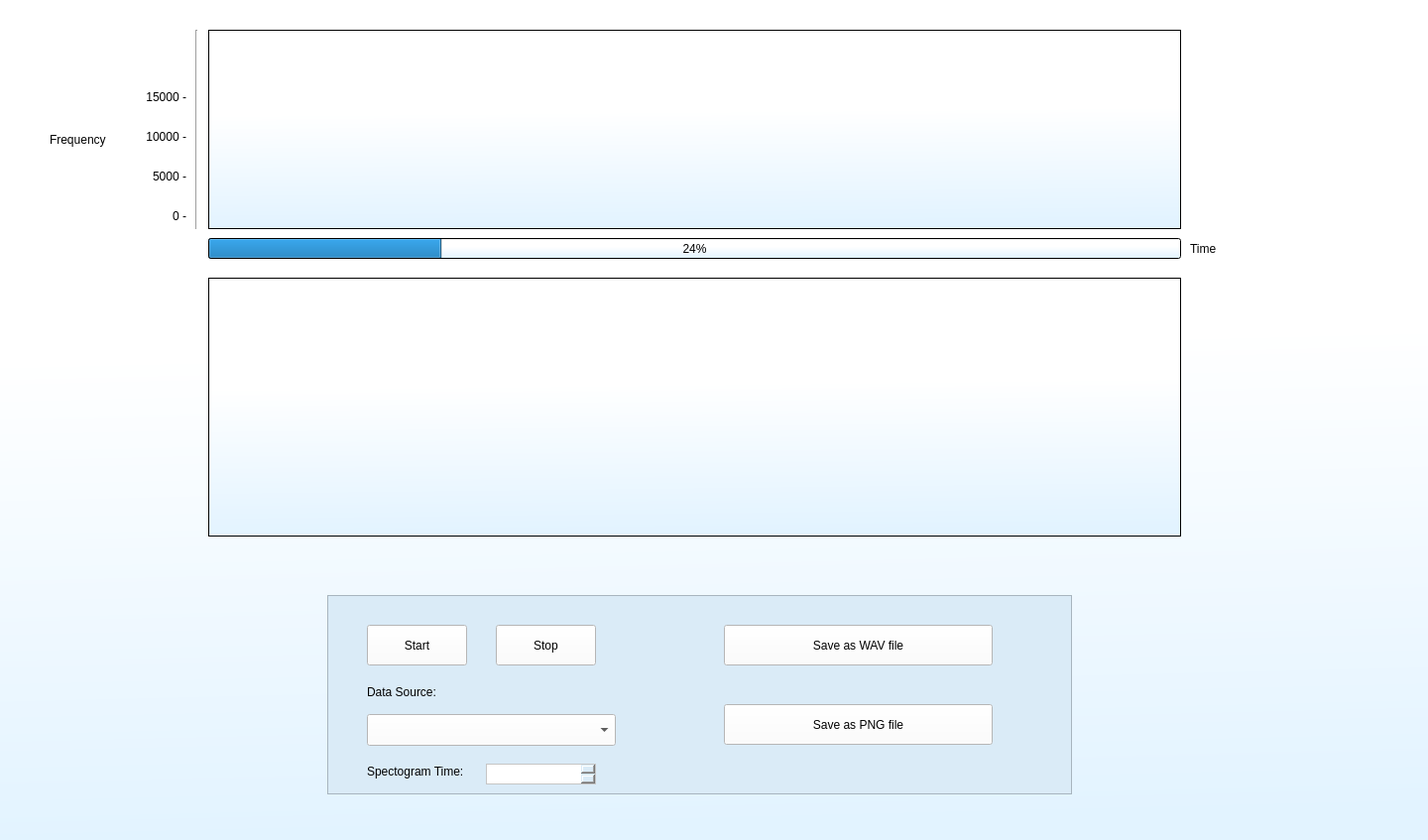
<?xml version="1.0" encoding="UTF-8"?>
<ui version="4.0">
 <class>liveAudio</class>
 <widget class="QWidget" name="liveAudio">
  <property name="geometry">
   <rect>
    <x>0</x>
    <y>0</y>
    <width>1440</width>
    <height>847</height>
   </rect>
  </property>
  <property name="windowTitle">
   <string>LiveAudio</string>
  </property>
  <property name="styleSheet">
   <string notr="true">background-color: qlineargradient(spread:pad, x1:0.472906, y1:0.982636, x2:0.447778, y2:0.409091, stop:0 rgba(226, 243, 255, 255), stop:1 rgba(255, 255, 255, 255));</string>
  </property>
  <widget class="QFrame" name="frame">
   <property name="geometry">
    <rect>
     <x>330</x>
     <y>600</y>
     <width>751</width>
     <height>201</height>
    </rect>
   </property>
   <property name="styleSheet">
    <string notr="true">background-color: rgb(218, 235, 247);</string>
   </property>
   <property name="frameShape">
    <enum>QFrame::StyledPanel</enum>
   </property>
   <property name="frameShadow">
    <enum>QFrame::Raised</enum>
   </property>
   <widget class="QPushButton" name="start">
    <property name="geometry">
     <rect>
      <x>40</x>
      <y>30</y>
      <width>101</width>
      <height>41</height>
     </rect>
    </property>
    <property name="styleSheet">
     <string notr="true">background-color: rgb(255, 255, 255);</string>
    </property>
    <property name="text">
     <string>Start</string>
    </property>
   </widget>
   <widget class="QPushButton" name="stop">
    <property name="geometry">
     <rect>
      <x>170</x>
      <y>30</y>
      <width>101</width>
      <height>41</height>
     </rect>
    </property>
    <property name="styleSheet">
     <string notr="true">background-color: rgb(255, 255, 255);</string>
    </property>
    <property name="text">
     <string>Stop</string>
    </property>
   </widget>
   <widget class="QLabel" name="label">
    <property name="geometry">
     <rect>
      <x>40</x>
      <y>90</y>
      <width>111</width>
      <height>16</height>
     </rect>
    </property>
    <property name="text">
     <string>Data Source:</string>
    </property>
   </widget>
   <widget class="QComboBox" name="data_source">
    <property name="geometry">
     <rect>
      <x>40</x>
      <y>120</y>
      <width>251</width>
      <height>32</height>
     </rect>
    </property>
    <property name="styleSheet">
     <string notr="true">background-color: rgb(255, 255, 255);</string>
    </property>
   </widget>
   <widget class="QLabel" name="label_2">
    <property name="geometry">
     <rect>
      <x>40</x>
      <y>170</y>
      <width>111</width>
      <height>16</height>
     </rect>
    </property>
    <property name="text">
     <string>Spectogram Time:</string>
    </property>
   </widget>
   <widget class="QTextEdit" name="timer">
    <property name="geometry">
     <rect>
      <x>160</x>
      <y>170</y>
      <width>111</width>
      <height>21</height>
     </rect>
    </property>
    <property name="styleSheet">
     <string notr="true">background-color: rgb(255, 255, 255);</string>
    </property>
   </widget>
   <widget class="QPushButton" name="save_wav">
    <property name="geometry">
     <rect>
      <x>400</x>
      <y>30</y>
      <width>271</width>
      <height>41</height>
     </rect>
    </property>
    <property name="styleSheet">
     <string notr="true">background-color: rgb(255, 255, 255);</string>
    </property>
    <property name="text">
     <string>Save as WAV file</string>
    </property>
   </widget>
   <widget class="QPushButton" name="save_png">
    <property name="geometry">
     <rect>
      <x>400</x>
      <y>110</y>
      <width>271</width>
      <height>41</height>
     </rect>
    </property>
    <property name="styleSheet">
     <string notr="true">background-color: rgb(255, 255, 255);</string>
    </property>
    <property name="text">
     <string>Save as PNG file</string>
    </property>
   </widget>
  </widget>
  <widget class="PlotWidget" name="graphicsView">
   <property name="geometry">
    <rect>
     <x>210</x>
     <y>30</y>
     <width>981</width>
     <height>201</height>
    </rect>
   </property>
  </widget>
  <widget class="PlotWidget" name="graphicsView_wave">
   <property name="geometry">
    <rect>
     <x>210</x>
     <y>280</y>
     <width>981</width>
     <height>261</height>
    </rect>
   </property>
  </widget>
  <widget class="Line" name="line">
   <property name="geometry">
    <rect>
     <x>190</x>
     <y>30</y>
     <width>16</width>
     <height>201</height>
    </rect>
   </property>
   <property name="font">
    <font>
     <family>Academy Engraved LET</family>
    </font>
   </property>
   <property name="styleSheet">
    <string notr="true">background-color: qlineargradient(spread:pad, x1:0, y1:0, x2:1, y2:0, stop:0 rgba(255, 255, 255, 255), stop:1 rgba(255, 255, 255, 255));</string>
   </property>
   <property name="orientation">
    <enum>Qt::Vertical</enum>
   </property>
  </widget>
  <widget class="QLabel" name="label_4">
   <property name="geometry">
    <rect>
     <x>130</x>
     <y>170</y>
     <width>58</width>
     <height>16</height>
    </rect>
   </property>
   <property name="styleSheet">
    <string notr="true">background-color: rgb(255, 255, 255);</string>
   </property>
   <property name="text">
    <string>5000 -</string>
   </property>
   <property name="alignment">
    <set>Qt::AlignRight|Qt::AlignTrailing|Qt::AlignVCenter</set>
   </property>
  </widget>
  <widget class="QLabel" name="label_6">
   <property name="geometry">
    <rect>
     <x>130</x>
     <y>90</y>
     <width>58</width>
     <height>16</height>
    </rect>
   </property>
   <property name="styleSheet">
    <string notr="true">background-color: rgb(255, 255, 255);</string>
   </property>
   <property name="text">
    <string>15000 -</string>
   </property>
   <property name="alignment">
    <set>Qt::AlignRight|Qt::AlignTrailing|Qt::AlignVCenter</set>
   </property>
  </widget>
  <widget class="QLabel" name="label_7">
   <property name="geometry">
    <rect>
     <x>130</x>
     <y>130</y>
     <width>58</width>
     <height>16</height>
    </rect>
   </property>
   <property name="styleSheet">
    <string notr="true">background-color: rgb(255, 255, 255);</string>
   </property>
   <property name="text">
    <string>10000 -</string>
   </property>
   <property name="alignment">
    <set>Qt::AlignRight|Qt::AlignTrailing|Qt::AlignVCenter</set>
   </property>
  </widget>
  <widget class="QLabel" name="label_9">
   <property name="geometry">
    <rect>
     <x>130</x>
     <y>210</y>
     <width>58</width>
     <height>16</height>
    </rect>
   </property>
   <property name="styleSheet">
    <string notr="true">background-color: rgb(255, 255, 255);</string>
   </property>
   <property name="text">
    <string>0 -</string>
   </property>
   <property name="alignment">
    <set>Qt::AlignRight|Qt::AlignTrailing|Qt::AlignVCenter</set>
   </property>
  </widget>
  <widget class="QLabel" name="frequency_ylabel">
   <property name="geometry">
    <rect>
     <x>50</x>
     <y>130</y>
     <width>71</width>
     <height>21</height>
    </rect>
   </property>
   <property name="font">
    <font>
     <family>Arial</family>
    </font>
   </property>
   <property name="styleSheet">
    <string notr="true">background-color: rgb(255, 255, 255);</string>
   </property>
   <property name="text">
    <string>Frequency</string>
   </property>
  </widget>
  <widget class="QProgressBar" name="progressBar">
   <property name="geometry">
    <rect>
     <x>210</x>
     <y>240</y>
     <width>981</width>
     <height>21</height>
    </rect>
   </property>
   <property name="value">
    <number>24</number>
   </property>
  </widget>
  <widget class="QLabel" name="label_3">
   <property name="geometry">
    <rect>
     <x>1200</x>
     <y>240</y>
     <width>61</width>
     <height>21</height>
    </rect>
   </property>
   <property name="styleSheet">
    <string notr="true">background-color: rgb(255, 255, 255);</string>
   </property>
   <property name="text">
    <string>Time</string>
   </property>
  </widget>
 </widget>
 <customwidgets>
  <customwidget>
   <class>PlotWidget</class>
   <extends>QGraphicsView</extends>
   <header>pyqtgraph</header>
  </customwidget>
 </customwidgets>
 <resources/>
 <connections/>
</ui>
